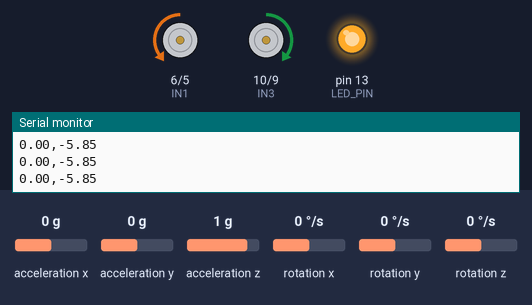
Recording of a program running on a simulated Arduino Uno, built with avr-gcc and run on an emulated ATmega328P. Shown: motor-driver pin pairs drawn as motors (green arrow = first pin HIGH = forward, orange = second pin HIGH = backward, longer = more drive), output pins drawn as LEDs (lit = HIGH), the last lines printed to the serial monitor. Dashed ring = blinking. Inputs (shaded band) come from the test bench; at power-on: acceleration x 0 g, acceleration y 0 g, acceleration z 1 g, rotation x 0 °/s, rotation y 0 °/s, rotation z 0 °/s.

Above: at 3.2 s.
3.3 s: acceleration x set to -0.9 g
At 3.9 s:
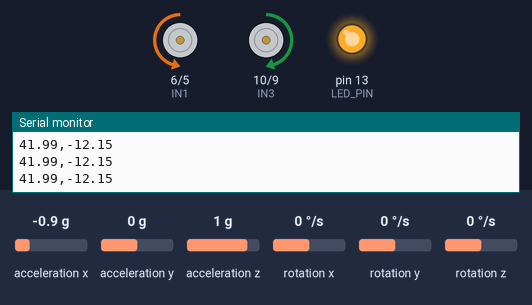
6.3 s: acceleration x set to -1.2 g
At 6.55 s:
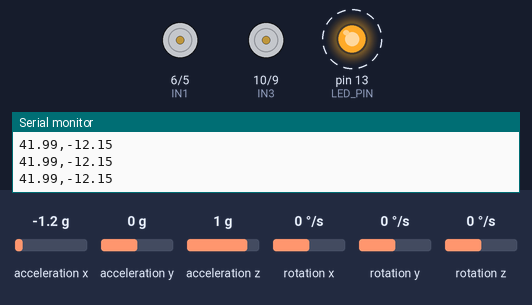
9.3 s: acceleration y set to -0.5 g
12.3 s: acceleration y set to -0.8 g
At 13.0 s:
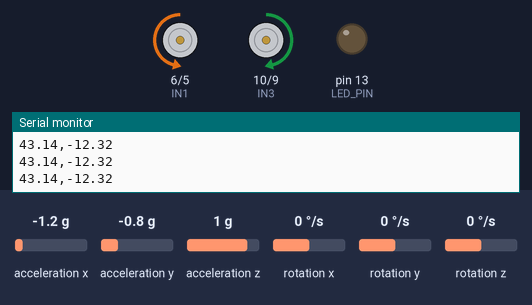
13.8 s: acceleration x set to 0 g
At 14.1 s:
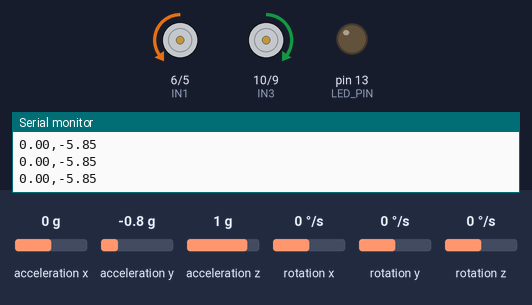
15.3 s: acceleration x set to 0.3 g
At 16.7 s:
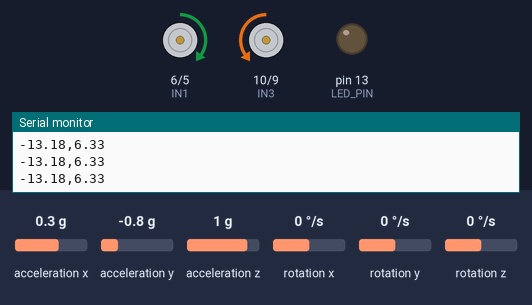
Timing chart, 0 to 18.1 s (numbered marks = the images above; inputs shaded):
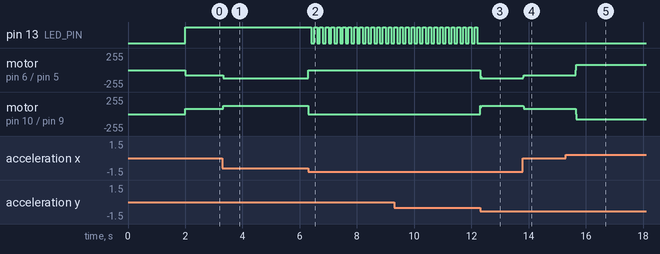

Measured:
- the behaviour switches between -1 and -1.1 g on acceleration x (found by bisection; images 1 and 2)
- the behaviour switches between -0.6 and -0.7 g on acceleration y (found by bisection; images 2 and 3)
- the behaviour switches between 0.1 and 0.2 g on acceleration x (found by bisection; images 4 and 5)
- after the input at 3.3 s, motor on pin 6 (IN1) / pin 5 (IN2): backward 80/255 → backward 121/255 at once; motor on pin 10 (IN3) / pin 9 (IN4): forward 80/255 → forward 121/255 at once
- after the input at 6.3 s, pin 13 (LED_PIN): alternates HIGH for 0.10 s and LOW for 0.10 s, starting after 0.10 s; motor on pin 6 (IN1) / pin 5 (IN2): backward 121/255 → stopped at once; motor on pin 10 (IN3) / pin 9 (IN4): forward 121/255 → stopped at once
- after the input at 12.3 s, pin 13 (LED_PIN): stops changing and stays LOW; motor on pin 6 (IN1) / pin 5 (IN2): stopped → backward 123/255 at once; motor on pin 10 (IN3) / pin 9 (IN4): stopped → forward 123/255 at once
- after the input at 13.8 s, motor on pin 6 (IN1) / pin 5 (IN2): backward 123/255 → backward 80/255 at once; motor on pin 10 (IN3) / pin 9 (IN4): forward 123/255 → forward 80/255 at once
- after the input at 15.3 s, motor on pin 6 (IN1) / pin 5 (IN2): backward 80/255 → forward 80/255 after 0.35 s; motor on pin 10 (IN3) / pin 9 (IN4): forward 80/255 → backward 80/255 after 0.35 s

The program:

main.cpp
```cpp
#include <Arduino.h>
#include <Wire.h>
#include <MPU6050_light.h>

// --- SENSOR & PINS ---
MPU6050 mpu(Wire);

const int LED_PIN = 13;

//left
const int IN1 = 6;
const int IN2 = 5;
//right
const int IN3 = 10;
const int IN4 = 9;

// --- PID PARAMETERS ---
float Kp = 1.5;
float Kd = -1.2;
float Ki = 0.2;

float targetAngle = -5;
float error = 0, previousError = 0;
float integral = 0, derivative = 0;
float pidOutput = 0;

float throttle = 0;
float steering = 0;

// --- TIMING ---
unsigned long lastTime = 0;
unsigned long lastCommandTime = 0;
const int loopTime = 10;

// --- FUNCTION PROTOTYPES ---
void driveMotors(float leftSide, float rightSide);

void setup() {
  Serial.begin(9600);

  digitalWrite(IN1, LOW);
  digitalWrite(IN2, LOW);
  digitalWrite(IN3, LOW);
  digitalWrite(IN4, LOW);

  Wire.begin();

  mpu.begin();

  pinMode(IN1, OUTPUT);
  pinMode(IN2, OUTPUT);
  pinMode(IN3, OUTPUT);
  pinMode(IN4, OUTPUT);
  pinMode(LED_PIN, OUTPUT);

  digitalWrite(LED_PIN, LOW);

  Serial.println("Calibrating... DO NOT MOVE ROBOT!");
  delay(1000);
  mpu.calcOffsets();
  Serial.println("Calibration Complete.");

  digitalWrite(LED_PIN, HIGH);
}

void loop() {
  unsigned long currentTime = millis();

  if (currentTime - lastTime >= loopTime) {
    lastTime = currentTime;

    // 1. Position Sensing
    mpu.update();
    float currentAngle = mpu.getAngleY();

    // 2. Safety Kill Switch
    if (abs(currentAngle) > 45) {
      driveMotors(0, 0);
      integral = 0;
      currentAngle = 0;
      digitalWrite(LED_PIN, (millis() / 100) % 2);
      return;
    }

    if (Serial.available() > 0) {
      char command = Serial.read();
      lastCommandTime = millis();

      if (command == 'w') throttle = 2.0;  // Forward
      else if (command == 's') throttle = -2.0; // Backward
      else if (command == 'a') steering = 15.0; // Left
      else if (command == 'd') steering = -15.0; // Right
    }
    if (millis() - lastCommandTime > 150) {
      throttle = 0;
      steering = 0;
  }

    // 3. PID Math
    error = targetAngle + throttle - currentAngle;

    integral = constrain(integral + error, -255, 255);

    derivative = error - previousError;

    pidOutput = (Kp * error) + (Ki * integral) + (Kd * derivative);
    previousError = error;

    // 4. Actuation
    float leftSide = pidOutput + steering;
    float rightSide = pidOutput - steering;

    driveMotors(pidOutput, pidOutput);

    // 5. Telemetry for Serial Plotter
    Serial.print(currentAngle);
    Serial.print(",");
    Serial.println(pidOutput / 10);
  }
}

void driveMotors(float leftSide, float rightSide) {
  // --- Left Motor ---
  int leftSpeed = abs(leftSide);
  if (leftSpeed > 0) leftSpeed = constrain(leftSpeed, 80, 255);

  if (leftSide > 0) {
    analogWrite(IN1, leftSpeed);
    analogWrite(IN2, 0);
  } else {
    analogWrite(IN1, 0);
    analogWrite(IN2, leftSpeed);
  }

  // --- Right Motor ---
  int rightSpeed = abs(rightSide);
  if (rightSpeed > 0) rightSpeed = constrain(rightSpeed, 80, 255);

  if (rightSide > 0) {
    analogWrite(IN3, 0);
    analogWrite(IN4, rightSpeed);
  } else {
    analogWrite(IN3, rightSpeed);
    analogWrite(IN4, 0);
  }
}
```
